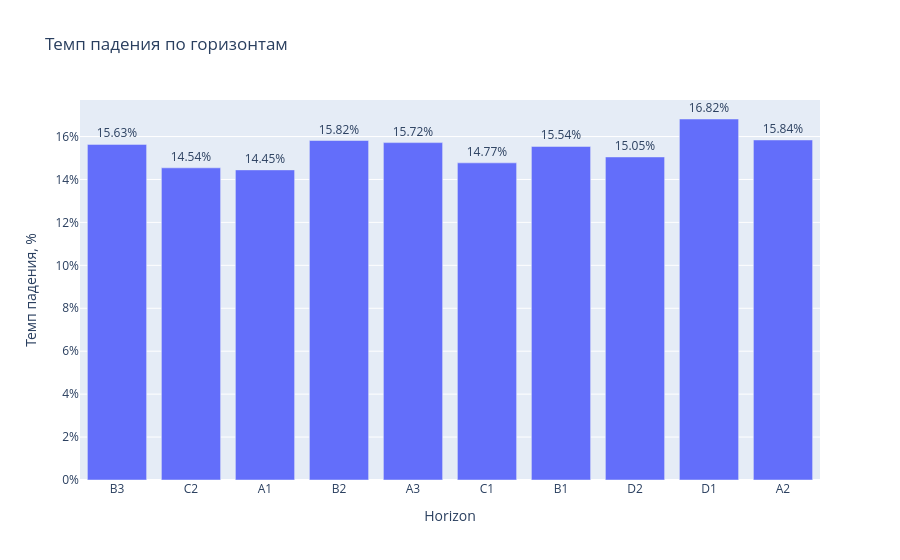

The cell this chart's notebook holds for it:
### Code cell
import sys
sys.path.append('.')  # Добавляем текущую директорию в путь

# Импортируем функции из вашего проекта
from utils import load_data, calculate_decline_rate, plot_decline_rate, safe_to_pandas
from datetime import datetime

# Загружаем тестовые данные
print("Загрузка данных...")
prod_df, events_df = load_data()

# Выводим информацию о загруженных данных
print(f"Данные добычи: {prod_df.shape[0]} записей")
print(f"Данные событий: {events_df.shape[0]} записей")

# Рассчитываем темп падения
print("Расчет темпа падения...")
start_date = datetime.strptime("2024-01-01", "%Y-%m-%d").date()
end_date = datetime.strptime("2024-12-01", "%Y-%m-%d").date()

decline_df = calculate_decline_rate(
    prod_df=prod_df,
    events_df=events_df,
    start_date=start_date,
    end_date=end_date,
    group_by_cols=["horizon"],
    rate_col="oil_rate",
    min_rate=0.1,
    exclude_wells_with_events=False,
    include_inactive=False
)

# Преобразуем в pandas DataFrame для отображения
pandas_df = safe_to_pandas(decline_df)

# Отображаем результаты
print("\nРезультаты расчета темпа падения:")
print(pandas_df)

# Создаем график
print("\nПостроение графика...")
fig = plot_decline_rate(decline_df, group_col="horizon", title="Темп падения по горизонтам")
fig.show()

### Figure 1 — Plotly figure (JSON) as saved in the notebook; plotly's stock layout.template omitted (floating-point values rounded to 4 significant figures)
{"data": [{"alignmentgroup": "True", "hovertemplate": "Horizon=%{x}<br>Темп падения, %=%{y}<br>text=%{text}<extra></extra>", "legendgroup": "", "marker": {"color": "#636efa", "pattern": {"shape": ""}}, "name": "", "offsetgroup": "", "orientation": "v", "showlegend": false, "text": [15.63, 14.54, 14.45, 15.82, 15.72, 14.77, 15.54, 15.05, 16.82, 15.84], "textposition": "outside", "texttemplate": "%{y:.2f}%", "type": "bar", "x": ["B3", "C2", "A1", "B2", "A3", "C1", "B1", "D2", "D1", "A2"], "xaxis": "x", "y": [15.63, 14.54, 14.45, 15.82, 15.72, 14.77, 15.54, 15.05, 16.82, 15.84], "yaxis": "y"}], "layout": {"barmode": "relative", "legend": {"tracegroupgap": 0}, "showlegend": false, "title": {"text": "Темп падения по горизонтам"}, "xaxis": {"anchor": "y", "domain": [0, 1], "title": {"text": "Horizon"}}, "yaxis": {"anchor": "x", "domain": [0, 1], "ticksuffix": "%", "title": {"text": "Темп падения, %"}}}}
